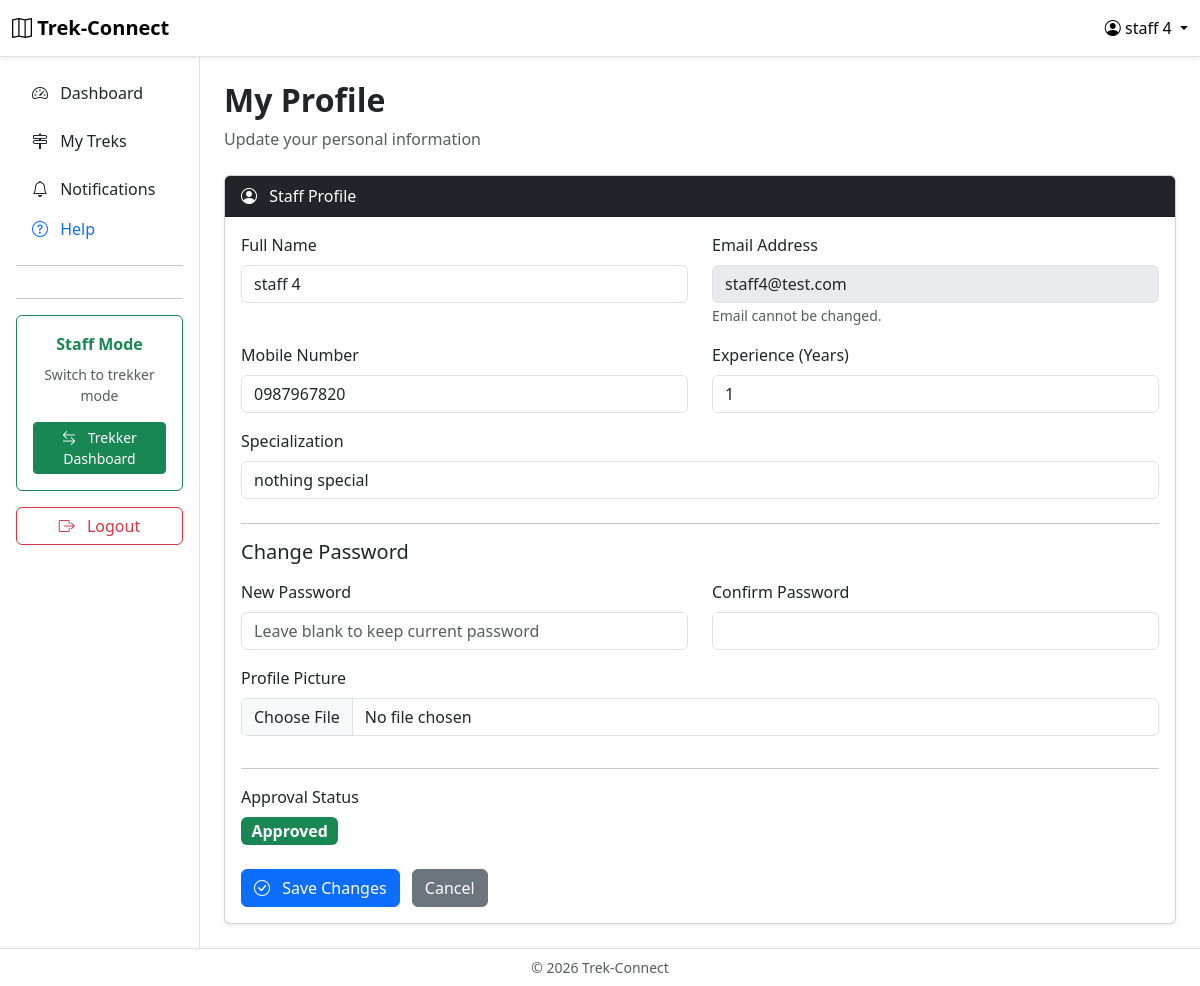
/staff/profile (signed in), run on the app's committed database.
### app/models.py (models this page shows)
class User(UserMixin, db.Model):
    __tablename__ = "users"
    id = db.Column(db.Integer, primary_key=True)
    name = db.Column(db.String(100), nullable=False)
    email = db.Column(db.String(100), unique=True, nullable=False)
    mobile_number = db.Column(db.String(15), unique=True, nullable=False)
    password_hash = db.Column(db.String(255), nullable=False)
    role = db.Column(db.String(20), nullable=False)
    is_blacklisted = db.Column(db.Boolean, default=False)
    created_at = db.Column(db.DateTime, default=datetime.now)
    bookings = db.relationship("Booking", backref="user", lazy=True)
    staff_profile = db.relationship("StaffProfile", backref="user", uselist=False)
    assigned_treks = db.relationship("Trek", secondary=trek_staff, back_populates="assigned_staff")

class StaffProfile(db.Model):
    __tablename__ = "staff_profiles"
    id = db.Column(db.Integer, primary_key=True)
    created_at = db.Column(db.DateTime, default=datetime.now)
    user_id = db.Column(db.Integer, db.ForeignKey("users.id"), nullable=False, unique=True)
    experience_years = db.Column(db.Integer, default=0)
    specialization = db.Column(db.String(100))
    approval_status = db.Column(db.String(20), default="Pending", nullable=False)
    profile_image = db.Column(db.String(255), nullable=True)

### app/routes/staff.py (the view, shortened to what this page needs)
@staff.route("/profile", methods=["GET", "POST"])
@login_required
@allowed_roles("STAFF")
def profile():
    profile = current_user.staff_profile
    return render_template(
        "staff/profile.html",
        profile=profile
    )

### app/__init__.py (called while the page is built)
@login_manager.user_loader
def load_user(user_id):
    user = User.query.get(int(user_id))
    if user and user.is_blacklisted == True:
        return None
    return user

### app/templates/staff/profile.html (shortened to what this page needs)
{% extends "base_dashboard.html" %}
{% block sidebar %}
    {% include "components/staff_sidebar.html" %}
{% endblock %}
{% block dashboard_content %}
<div class="d-flex justify-content-between align-items-center mb-4">
    <div>
        <h2 class="fw-bold">My Profile</h2>
        <p class="text-muted mb-0">
            Update your personal information
        </p>
    </div>
</div>
<div class="card shadow-sm">
    <div class="card-header bg-dark text-white">
        <i class="bi bi-person-circle me-2"></i>
        Staff Profile
    </div>
    <div class="card-body">
        <form method="POST" enctype="multipart/form-data">
            <div class="row">
                <div class="col-md-6 mb-3">
                    <label class="form-label">Full Name</label>
                    <input
                        type="text"
                        name="name"
                        class="form-control"
                        value="{{ current_user.name }}"
                        required>
                </div>
                <div class="col-md-6 mb-3">
                    <label class="form-label">Email Address</label>
                    <input
                        type="email"
                        class="form-control"
                        value="{{ current_user.email }}"
                        disabled>
                    <small class="text-muted">
                        Email cannot be changed.
                    </small>
                </div>
            </div>
            <div class="row">
                <div class="col-md-6 mb-3">
                    <label class="form-label">Mobile Number</label>
                    <input
                        type="text"
                        name="mobile_number"
                        class="form-control"
                        value="{{ current_user.mobile_number }}"
                        required>
                </div>
                <div class="col-md-6 mb-3">
                    <label class="form-label">Experience (Years)</label>
                    <input
                        type="number"
                        name="experience_years"
                        class="form-control"
                        min="0"
                        value="{{ profile.experience_years }}"
                        required>
                </div>
            </div>
            <div class="mb-4">
                <label class="form-label">Specialization</label>
                <input
                    type="text"
                    name="specialization"
                    class="form-control"
                    value="{{ profile.specialization or '' }}"
                    placeholder="Mountain Guide, First Aid, Rescue Operations...">
            </div>
            <hr>
            <h5 class="mb-3"> Change Password </h5>
            <div class="row">
                <div class="col-md-6 mb-3">
                    <label class="form-label">
                        New Password
                    </label>
                    <input
                        type="password"
                        name="password"
                        class="form-control"
                        placeholder="Leave blank to keep current password">
                </div>
                <div class="col-md-6 mb-3">
                    <label class="form-label">
                        Confirm Password
                    </label>
                    <input
                        type="password"
                        name="confirm_password"
                        class="form-control">
                </div>
                <div class="mb-3">
                    <label class="form-label">
                        Profile Picture
                    </label>
                    <input
                        type="file"
                        name="profile_image"
                        class="form-control"
                        accept=".jpg,.jpeg,.png">
                </div>
            </div>
            <hr>
            <div class="row">
                <div class="col-md-6">
                    <label class="form-label">
                        Approval Status
                    </label>
                    <div>
                        {% if profile.approval_status == "Approved" %}
                            <span class="badge bg-success fs-6">
                                {{ profile.approval_status }}
                            </span>
                        {% elif profile.approval_status == "Pending" %}
                            <span class="badge bg-warning text-dark fs-6">
                                {{ profile.approval_status }}
                            </span>
                        {% else %}
                            <span class="badge bg-danger fs-6">
                                {{ profile.approval_status }}
                            </span>
                        {% endif %}
                    </div>
                </div>
            </div>
            <div class="mt-4">
                <button type="submit" class="btn btn-primary">
                    <i class="bi bi-check-circle me-2"></i>
                    Save Changes
                </button>
                <a href="{{ url_for('staff.dashboard') }}" class="btn btn-secondary ms-2">
                    Cancel
                </a>
            </div>
        </form>
    </div>
</div>
{% endblock %}

### app/templates/base_dashboard.html (shortened to what this page needs)
{% extends "base.html" %}
{% block navbar %}
<nav class="navbar navbar-expand-lg bg-white border-bottom shadow-sm">
    <div class="container-fluid">
        <a class="navbar-brand fw-bold" href="{{ url_for('main.home') }}">
            <i class="bi bi-map"></i> Trek-Connect
        </a>
        <div class="dropdown">
            <a href="#" class="text-black text-decoration-none dropdown-toggle" role="button" data-bs-toggle="dropdown">
                <i class="bi bi-person-circle"></i>
                {{ current_user.name }}
            </a>
                    {% if current_user.role == "ADMIN" %}
                        {% set profile_url = url_for("admin.profile") %}
                    {% elif current_user.role == "STAFF" %}
                        {% set profile_url = url_for("staff.profile") %}
                    {% else %}
                        {% set profile_url = url_for("user.profile") %}
                    {% endif %}
        </div>
    </div>
</nav>
{% endblock %}
{% block content %}
<div class="container-fluid">
    <div class="row">
        <div class="col-md-2 col-lg-2 bg-white border-end min-vh-100 p-0">
            {% block sidebar %}
            {% endblock %}
        </div>
        <div class="col-md-10 col-lg-10 p-4">
            {% block dashboard_content %}
            {% endblock %}
        </div>
    </div>
</div>
{% endblock %}
{% block footer %}
<footer class="border-top bg-white py-2">
    <div class="container-fluid text-center text-muted small">
        &copy; 2026 Trek-Connect
    </div>
</footer>
{% endblock %}

### app/static/css/style.css (style rules this page uses)
html { scroll-behavior: smooth; }

### data on the page
User: name "staff 4", email "staff4@test.com", mobile_number "0987967820"
StaffProfile: experience_years "1", specialization "nothing special", approval_status "Approved"
